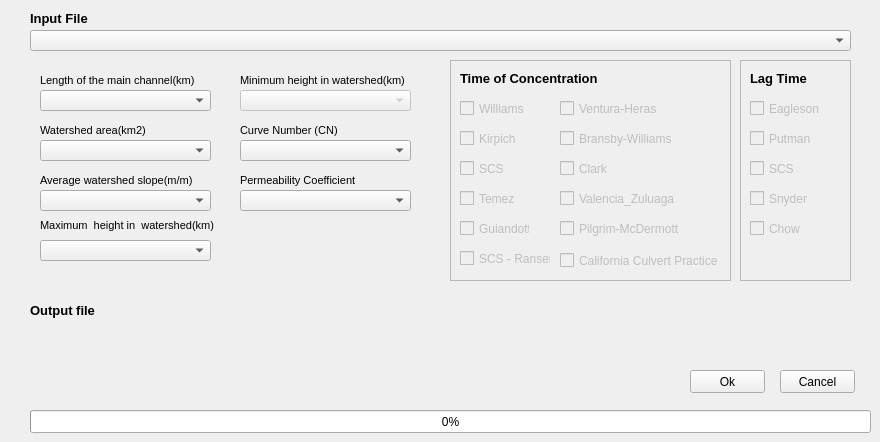
   <widget class="QWidget" name="par">
    <attribute name="title">
     <string>Parameters</string>
    </attribute>
    <widget class="QLabel" name="label_3">
     <property name="geometry">
      <rect>
       <x>30</x>
       <y>10</y>
       <width>821</width>
       <height>16</height>
      </rect>
     </property>
     <property name="font">
      <font>
       <pointsize>10</pointsize>
       <weight>75</weight>
       <bold>true</bold>
      </font>
     </property>
     <property name="text">
      <string>Input File</string>
     </property>
    </widget>
    <widget class="QLabel" name="label_4">
     <property name="geometry">
      <rect>
       <x>30</x>
       <y>300</y>
       <width>821</width>
       <height>20</height>
      </rect>
     </property>
     <property name="font">
      <font>
       <pointsize>10</pointsize>
       <weight>75</weight>
       <bold>true</bold>
      </font>
     </property>
     <property name="text">
      <string>Output file</string>
     </property>
    </widget>
    <widget class="QFrame" name="frame_2">
     <property name="geometry">
      <rect>
       <x>740</x>
       <y>60</y>
       <width>111</width>
       <height>221</height>
      </rect>
     </property>
     <property name="frameShape">
      <enum>QFrame::StyledPanel</enum>
     </property>
     <property name="frameShadow">
      <enum>QFrame::Raised</enum>
     </property>
     <widget class="QCheckBox" name="chb_tl_chow">
      <property name="enabled">
       <bool>false</bool>
      </property>
      <property name="geometry">
       <rect>
        <x>10</x>
        <y>160</y>
        <width>91</width>
        <height>17</height>
       </rect>
      </property>
      <property name="text">
       <string>Chow</string>
      </property>
      <property name="checked">
       <bool>false</bool>
      </property>
     </widget>
     <widget class="QLabel" name="label_2">
      <property name="geometry">
       <rect>
        <x>10</x>
        <y>10</y>
        <width>91</width>
        <height>16</height>
       </rect>
      </property>
      <property name="font">
       <font>
        <pointsize>10</pointsize>
        <weight>75</weight>
        <bold>true</bold>
       </font>
      </property>
      <property name="text">
       <string>Lag Time</string>
      </property>
     </widget>
     <widget class="QCheckBox" name="chb_tl_snyder">
      <property name="enabled">
       <bool>false</bool>
      </property>
      <property name="geometry">
       <rect>
        <x>10</x>
        <y>130</y>
        <width>91</width>
        <height>17</height>
       </rect>
      </property>
      <property name="text">
       <string>Snyder</string>
      </property>
      <property name="checked">
       <bool>false</bool>
      </property>
     </widget>
     <widget class="QCheckBox" name="chb_tl_scs">
      <property name="enabled">
       <bool>false</bool>
      </property>
      <property name="geometry">
       <rect>
        <x>10</x>
        <y>100</y>
        <width>91</width>
        <height>17</height>
       </rect>
      </property>
      <property name="text">
       <string>SCS</string>
      </property>
      <property name="checked">
       <bool>false</bool>
      </property>
     </widget>
     <widget class="QCheckBox" name="chb_tl_eagleson">
      <property name="enabled">
       <bool>false</bool>
      </property>
      <property name="geometry">
       <rect>
        <x>10</x>
        <y>40</y>
        <width>91</width>
        <height>17</height>
       </rect>
      </property>
      <property name="text">
       <string>Eagleson</string>
      </property>
      <property name="checked">
       <bool>false</bool>
      </property>
     </widget>
     <widget class="QCheckBox" name="chb_tl_putman">
      <property name="enabled">
       <bool>false</bool>
      </property>
      <property name="geometry">
       <rect>
        <x>10</x>
        <y>70</y>
        <width>91</width>
        <height>17</height>
       </rect>
      </property>
      <property name="text">
       <string>Putman</string>
      </property>
      <property name="checked">
       <bool>false</bool>
      </property>
     </widget>
    </widget>
    <widget class="QLabel" name="label_5">
     <property name="geometry">
      <rect>
       <x>40</x>
       <y>70</y>
       <width>171</width>
       <height>20</height>
      </rect>
     </property>
     <property name="font">
      <font>
       <pointsize>8</pointsize>
       <weight>50</weight>
       <bold>false</bold>
      </font>
     </property>
     <property name="text">
      <string>Length of the main channel(km)</string>
     </property>
    </widget>
    <widget class="QLabel" name="label_6">
     <property name="geometry">
      <rect>
       <x>40</x>
       <y>120</y>
       <width>171</width>
       <height>20</height>
      </rect>
     </property>
     <property name="font">
      <font>
       <pointsize>8</pointsize>
       <weight>50</weight>
       <bold>false</bold>
      </font>
     </property>
     <property name="text">
      <string>Watershed area(km2)</string>
     </property>
    </widget>
    <widget class="QLabel" name="label_7">
     <property name="geometry">
      <rect>
       <x>40</x>
       <y>170</y>
       <width>171</width>
       <height>20</height>
      </rect>
     </property>
     <property name="font">
      <font>
       <pointsize>8</pointsize>
       <weight>50</weight>
       <bold>false</bold>
      </font>
     </property>
     <property name="text">
      <string>Average watershed slope(m/m)</string>
     </property>
    </widget>
    <widget class="QLabel" name="label_8">
     <property name="geometry">
      <rect>
       <x>40</x>
       <y>210</y>
       <width>191</width>
       <height>31</height>
      </rect>
     </property>
     <property name="font">
      <font>
       <pointsize>8</pointsize>
       <weight>50</weight>
       <bold>false</bold>
      </font>
     </property>
     <property name="text">
      <string>Maximum  height in  watershed(km)</string>
     </property>
    </widget>
    <widget class="QLabel" name="label_13">
     <property name="geometry">
      <rect>
       <x>240</x>
       <y>120</y>
       <width>171</width>
       <height>20</height>
      </rect>
     </property>
     <property name="font">
      <font>
       <pointsize>8</pointsize>
       <weight>50</weight>
       <bold>false</bold>
      </font>
     </property>
     <property name="text">
      <string>Curve Number (CN)</string>
     </property>
    </widget>
    <widget class="QLabel" name="label_14">
     <property name="geometry">
      <rect>
       <x>240</x>
       <y>70</y>
       <width>191</width>
       <height>20</height>
      </rect>
     </property>
     <property name="font">
      <font>
       <pointsize>8</pointsize>
       <weight>50</weight>
       <bold>false</bold>
      </font>
     </property>
     <property name="text">
      <string>Minimum height in watershed(km)</string>
     </property>
    </widget>
    <widget class="QLabel" name="label_15">
     <property name="geometry">
      <rect>
       <x>240</x>
       <y>170</y>
       <width>171</width>
       <height>20</height>
      </rect>
     </property>
     <property name="font">
      <font>
       <pointsize>8</pointsize>
       <weight>50</weight>
       <bold>false</bold>
      </font>
     </property>
     <property name="text">
      <string>Permeability Coefficient</string>
     </property>
    </widget>
    <widget class="QFrame" name="frame">
     <property name="geometry">
      <rect>
       <x>450</x>
       <y>60</y>
       <width>281</width>
       <height>221</height>
      </rect>
     </property>
     <property name="maximumSize">
      <size>
       <width>16777215</width>
       <height>16777215</height>
      </size>
     </property>
     <property name="frameShape">
      <enum>QFrame::StyledPanel</enum>
     </property>
     <property name="frameShadow">
      <enum>QFrame::Raised</enum>
     </property>
     <widget class="QCheckBox" name="chb_tc_ventura_heras">
      <property name="enabled">
       <bool>false</bool>
      </property>
      <property name="geometry">
       <rect>
        <x>110</x>
        <y>40</y>
        <width>151</width>
        <height>17</height>
       </rect>
      </property>
      <property name="text">
       <string>Ventura-Heras</string>
      </property>
      <property name="checked">
       <bool>false</bool>
      </property>
     </widget>
     <widget class="QLabel" name="label">
      <property name="geometry">
       <rect>
        <x>10</x>
        <y>10</y>
        <width>241</width>
        <height>16</height>
       </rect>
      </property>
      <property name="font">
       <font>
        <pointsize>10</pointsize>
        <weight>75</weight>
        <bold>true</bold>
       </font>
      </property>
      <property name="text">
       <string>Time of Concentration</string>
      </property>
     </widget>
     <widget class="QCheckBox" name="chb_tc_ccp">
      <property name="enabled">
       <bool>false</bool>
      </property>
      <property name="geometry">
       <rect>
        <x>110</x>
        <y>190</y>
        <width>161</width>
        <height>21</height>
       </rect>
      </property>
      <property name="text">
       <string>California Culvert Practice</string>
      </property>
      <property name="checked">
       <bool>false</bool>
      </property>
     </widget>
     <widget class="QCheckBox" name="chb_tc_pilgrim">
      <property name="enabled">
       <bool>false</bool>
      </property>
      <property name="geometry">
       <rect>
        <x>110</x>
        <y>160</y>
        <width>161</width>
        <height>17</height>
       </rect>
      </property>
      <property name="text">
       <string>Pilgrim-McDermott</string>
      </property>
      <property name="checked">
       <bool>false</bool>
      </property>
     </widget>
     <widget class="QCheckBox" name="chb_tc_kirpich">
      <property name="enabled">
       <bool>false</bool>
      </property>
      <property name="geometry">
       <rect>
        <x>10</x>
        <y>70</y>
        <width>70</width>
        <height>17</height>
       </rect>
      </property>
      <property name="text">
       <string>Kirpich</string>
      </property>
      <property name="checked">
       <bool>false</bool>
      </property>
     </widget>
     <widget class="QCheckBox" name="chb_tc_valencua_zuluaga">
      <property name="enabled">
       <bool>false</bool>
      </property>
      <property name="geometry">
       <rect>
        <x>110</x>
        <y>130</y>
        <width>161</width>
        <height>17</height>
       </rect>
      </property>
      <property name="text">
       <string>Valencia_Zuluaga</string>
      </property>
      <property name="checked">
       <bool>false</bool>
      </property>
     </widget>
     <widget class="QCheckBox" name="chb_tc_scs">
      <property name="enabled">
       <bool>false</bool>
      </property>
      <property name="geometry">
       <rect>
        <x>10</x>
        <y>100</y>
        <width>70</width>
        <height>17</height>
       </rect>
      </property>
      <property name="text">
       <string>SCS</string>
      </property>
      <property name="checked">
       <bool>false</bool>
      </property>
     </widget>
     <widget class="QCheckBox" name="chb_tc_temez">
      <property name="enabled">
       <bool>false</bool>
      </property>
      <property name="geometry">
       <rect>
        <x>10</x>
        <y>130</y>
        <width>70</width>
        <height>17</height>
       </rect>
      </property>
      <property name="text">
       <string>Temez</string>
      </property>
      <property name="checked">
       <bool>false</bool>
      </property>
     </widget>
     <widget class="QCheckBox" name="chb_tc_scs_ranser">
      <property name="enabled">
       <bool>false</bool>
      </property>
      <property name="geometry">
       <rect>
        <x>10</x>
        <y>190</y>
        <width>91</width>
        <height>17</height>
       </rect>
      </property>
      <property name="text">
       <string>SCS - Ranser</string>
      </property>
      <property name="checked">
       <bool>false</bool>
      </property>
     </widget>
     <widget class="QCheckBox" name="chb_tc_clark">
      <property name="enabled">
       <bool>false</bool>
      </property>
      <property name="geometry">
       <rect>
        <x>110</x>
        <y>100</y>
        <width>151</width>
        <height>17</height>
       </rect>
      </property>
      <property name="text">
       <string>Clark</string>
      </property>
      <property name="checked">
       <bool>false</bool>
      </property>
     </widget>
     <widget class="QCheckBox" name="chb_tc_bransby_willi">
      <property name="enabled">
       <bool>false</bool>
      </property>
      <property name="geometry">
       <rect>
        <x>110</x>
        <y>70</y>
        <width>151</width>
        <height>17</height>
       </rect>
      </property>
      <property name="text">
       <string>Bransby-Williams</string>
      </property>
      <property name="checked">
       <bool>false</bool>
      </property>
     </widget>
     <widget class="QCheckBox" name="chb_tc_williams">
      <property name="enabled">
       <bool>false</bool>
      </property>
      <property name="geometry">
       <rect>
        <x>10</x>
        <y>40</y>
        <width>70</width>
        <height>17</height>
       </rect>
      </property>
      <property name="text">
       <string>Williams</string>
      </property>
      <property name="checked">
       <bool>false</bool>
      </property>
     </widget>
     <widget class="QCheckBox" name="chb_tc_guiadotti">
      <property name="enabled">
       <bool>false</bool>
      </property>
      <property name="geometry">
       <rect>
        <x>10</x>
        <y>160</y>
        <width>70</width>
        <height>17</height>
       </rect>
      </property>
      <property name="text">
       <string>Guiandotti</string>
      </property>
      <property name="checked">
       <bool>false</bool>
      </property>
     </widget>
    </widget>
    <widget class="QgsMapLayerComboBox" name="cb_invector">
     <property name="geometry">
      <rect>
       <x>30</x>
       <y>30</y>
       <width>821</width>
       <height>21</height>
      </rect>
     </property>
    </widget>
    <widget class="QgsFileWidget" name="output">
     <property name="geometry">
      <rect>
       <x>30</x>
       <y>330</y>
       <width>831</width>
       <height>27</height>
      </rect>
     </property>
     <property name="useLink">
      <bool>true</bool>
     </property>
     <property name="fullUrl">
      <bool>true</bool>
     </property>
     <property name="defaultRoot">
      <string/>
     </property>
    </widget>
    <widget class="QgsFieldComboBox" name="cb_lp">
     <property name="geometry">
      <rect>
       <x>40</x>
       <y>90</y>
       <width>171</width>
       <height>21</height>
      </rect>
     </property>
     <property name="acceptDrops">
      <bool>false</bool>
     </property>
     <property name="duplicatesEnabled">
      <bool>true</bool>
     </property>
     <property name="allowEmptyFieldName">
      <bool>true</bool>
     </property>
    </widget>
    <widget class="QgsFieldComboBox" name="cb_area">
     <property name="geometry">
      <rect>
       <x>40</x>
       <y>140</y>
       <width>171</width>
       <height>21</height>
      </rect>
     </property>
     <property name="duplicatesEnabled">
      <bool>true</bool>
     </property>
     <property name="allowEmptyFieldName">
      <bool>true</bool>
     </property>
    </widget>
    <widget class="QgsFieldComboBox" name="cb_slope">
     <property name="geometry">
      <rect>
       <x>40</x>
       <y>190</y>
       <width>171</width>
       <height>21</height>
      </rect>
     </property>
     <property name="duplicatesEnabled">
      <bool>true</bool>
     </property>
     <property name="allowEmptyFieldName">
      <bool>true</bool>
     </property>
    </widget>
    <widget class="QgsFieldComboBox" name="cb_max_height">
     <property name="geometry">
      <rect>
       <x>40</x>
       <y>240</y>
       <width>171</width>
       <height>21</height>
      </rect>
     </property>
     <property name="duplicatesEnabled">
      <bool>true</bool>
     </property>
     <property name="allowEmptyFieldName">
      <bool>true</bool>
     </property>
    </widget>
    <widget class="QgsFieldComboBox" name="cb_min_height">
     <property name="enabled">
      <bool>false</bool>
     </property>
     <property name="geometry">
      <rect>
       <x>240</x>
       <y>90</y>
       <width>171</width>
       <height>21</height>
      </rect>
     </property>
     <property name="duplicatesEnabled">
      <bool>true</bool>
     </property>
     <property name="allowEmptyFieldName">
      <bool>true</bool>
     </property>
    </widget>
    <widget class="QgsFieldComboBox" name="cb_cn">
     <property name="geometry">
      <rect>
       <x>240</x>
       <y>140</y>
       <width>171</width>
       <height>21</height>
      </rect>
     </property>
     <property name="duplicatesEnabled">
      <bool>true</bool>
     </property>
     <property name="allowEmptyFieldName">
      <bool>true</bool>
     </property>
    </widget>
    <widget class="QgsFieldComboBox" name="cb_perm">
     <property name="geometry">
      <rect>
       <x>240</x>
       <y>190</y>
       <width>171</width>
       <height>21</height>
      </rect>
     </property>
     <property name="duplicatesEnabled">
      <bool>true</bool>
     </property>
     <property name="allowEmptyFieldName">
      <bool>true</bool>
     </property>
    </widget>
    <widget class="QPushButton" name="pushButtonok">
     <property name="geometry">
      <rect>
       <x>690</x>
       <y>370</y>
       <width>75</width>
       <height>23</height>
      </rect>
     </property>
     <property name="text">
      <string>Ok</string>
     </property>
    </widget>
    <widget class="QPushButton" name="pushButtoncancel">
     <property name="geometry">
      <rect>
       <x>780</x>
       <y>370</y>
       <width>75</width>
       <height>23</height>
      </rect>
     </property>
     <property name="text">
      <string>Cancel</string>
     </property>
    </widget>
    <widget class="QProgressBar" name="progressBar">
     <property name="enabled">
      <bool>true</bool>
     </property>
     <property name="geometry">
      <rect>
       <x>30</x>
       <y>410</y>
       <width>841</width>
       <height>23</height>
      </rect>
     </property>
     <property name="mouseTracking">
      <bool>false</bool>
     </property>
     <property name="value">
      <number>0</number>
     </property>
     <property name="textVisible">
      <bool>true</bool>
     </property>
     <property name="orientation">
      <enum>Qt::Horizontal</enum>
     </property>
     <property name="invertedAppearance">
      <bool>false</bool>
     </property>
     <property name="textDirection">
      <enum>QProgressBar::BottomToTop</enum>
     </property>
    </widget>
    <zorder>frame</zorder>
    <zorder>frame_2</zorder>
    <zorder>label_3</zorder>
    <zorder>label_4</zorder>
    <zorder>label_5</zorder>
    <zorder>label_6</zorder>
    <zorder>label_7</zorder>
    <zorder>label_8</zorder>
    <zorder>label_13</zorder>
    <zorder>label_14</zorder>
    <zorder>label_15</zorder>
    <zorder>cb_invector</zorder>
    <zorder>output</zorder>
    <zorder>cb_lp</zorder>
    <zorder>cb_area</zorder>
    <zorder>cb_slope</zorder>
    <zorder>cb_max_height</zorder>
    <zorder>cb_min_height</zorder>
    <zorder>cb_cn</zorder>
    <zorder>cb_perm</zorder>
    <zorder>pushButtonok</zorder>
    <zorder>pushButtoncancel</zorder>
    <zorder>progressBar</zorder>
   </widget>
